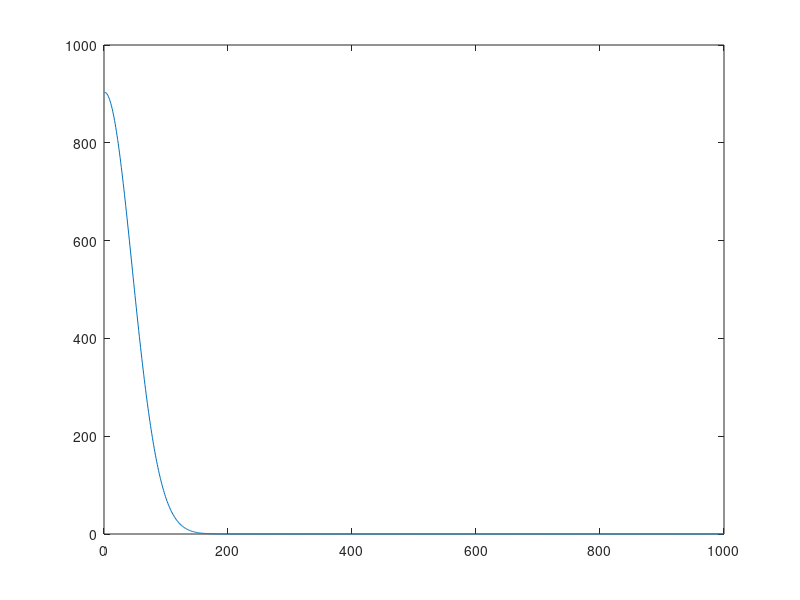
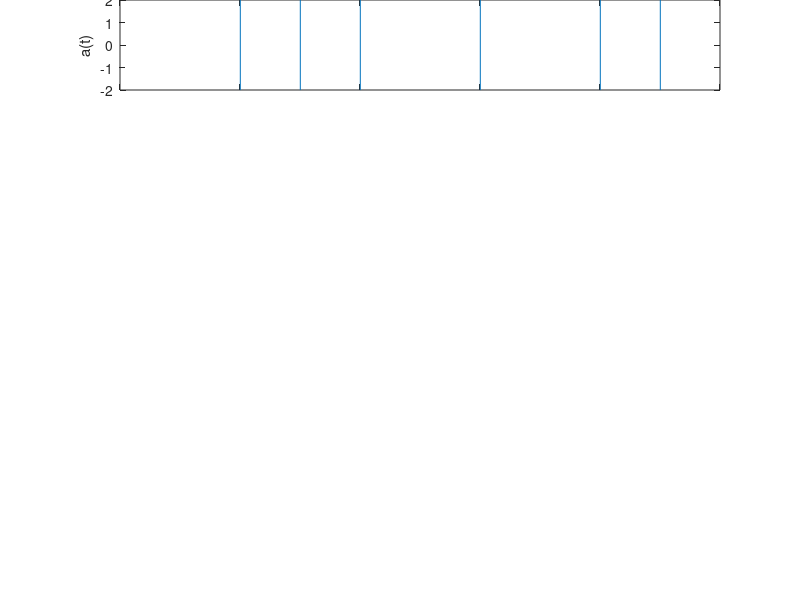
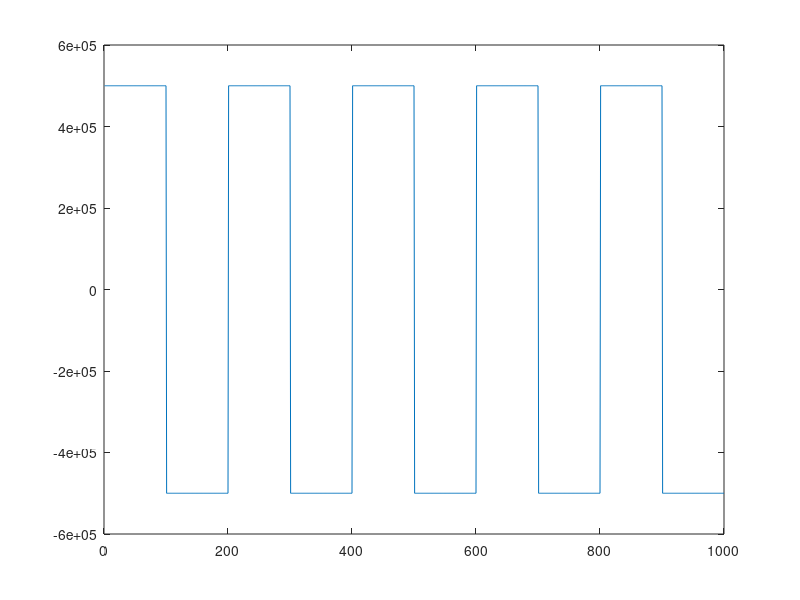

These charts were generated, in order, by the following MATLAB code: (Note: this script raises an error after producing the figures.)
clc
clear

Rs=10e2;                                        %bit ratio
Ts=1/Rs;
N=10;                                          %Number of bits to process
fc=20e2;                                        %carrier frequency
fs=10e4;                                        %sample frequency
T=1/fs;
t=(0:(round(N*Ts/T)-1))*T;
r=Ts/T;

%% Orthogonal carrier wave
xc=cos(2*pi*fc*t);
xs=sin(2*pi*fc*t);

%% Gaussian Filter
BTs=0.3;
B=BTs/Ts;
alpha=sqrt(log(2)/2)/B;
h=sqrt(pi)/alpha*exp(-(pi/alpha*t).^2);
%h=h/h(1);
figure;
plot(h)

%% gengerate bit sequence
a=2*(rand(1,N)>0.5)-1;
a=[1,1,-1,1,-1,-1,1,1,-1,1] %%test signal
%a=[1,1,1,-1,-1,1,1,1,-1,-1]
a=a/(2*Ts);
a_sample=repmat(a,r,1);
a_sample=a_sample(:)';
figure;
subplot(6,1,1)
plot(a_sample)
set(gca,'xticklabel',[]);
set(gca,'position',[0.15 5.1/6 0.75 0.9/6])
axis([0 length(a_sample) -2 2])
ylabel('a(t)')
%% Differential coding

b=ones(1,N);
b(1)=a(1);
for jj=2:N
   if a(jj)==1
       b(jj)=b(jj-1);
   else
       b(jj)=-b(jj-1);
   end
end
b=b/(Ts);
b_sample=repmat(b,r,1);
b_sample=b_sample(:)';
figure
plot(b_sample);
figure
bt = .3;          % 3-dB bandwidth-symbol time
o = r;            % Oversampling factor
n = 3;            % 2 symbol periods to the filters peak
h = gaussfir(bt,n,o); 
plot(h)

figure
%b_sample=conv(b_sample,h(r*n:end));
b_sample=conv(b_sample,h);
plot(b_sample)

%% g_t
g=1/2*erfc(2*pi*B*(t-0.5*Ts)/sqrt(2*log(2)))-1/2*erfc(2*pi*B*(t+0.5*Ts)/sqrt(2*log(2)));




%% filtering and integral
b_sample=conv(b_sample,h);
max(b_sample)
phi=zeros(1,length(t));
for jj=2:length(t)
    phi(jj)=pi/(2)*trapz(t(1:jj),a_sample(jj)*g(1:jj));
end

theta=2*pi*fc*t+phi;
